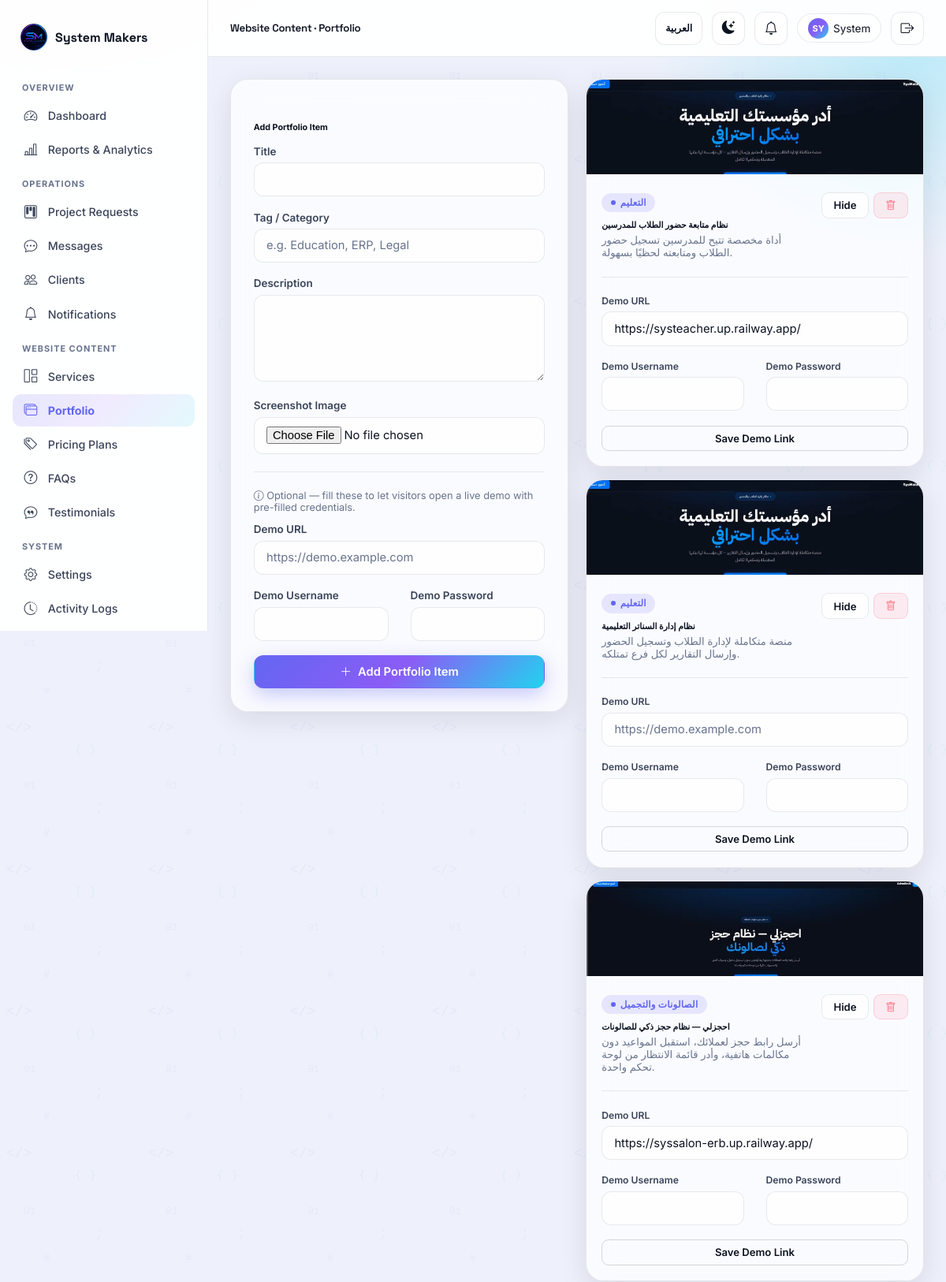
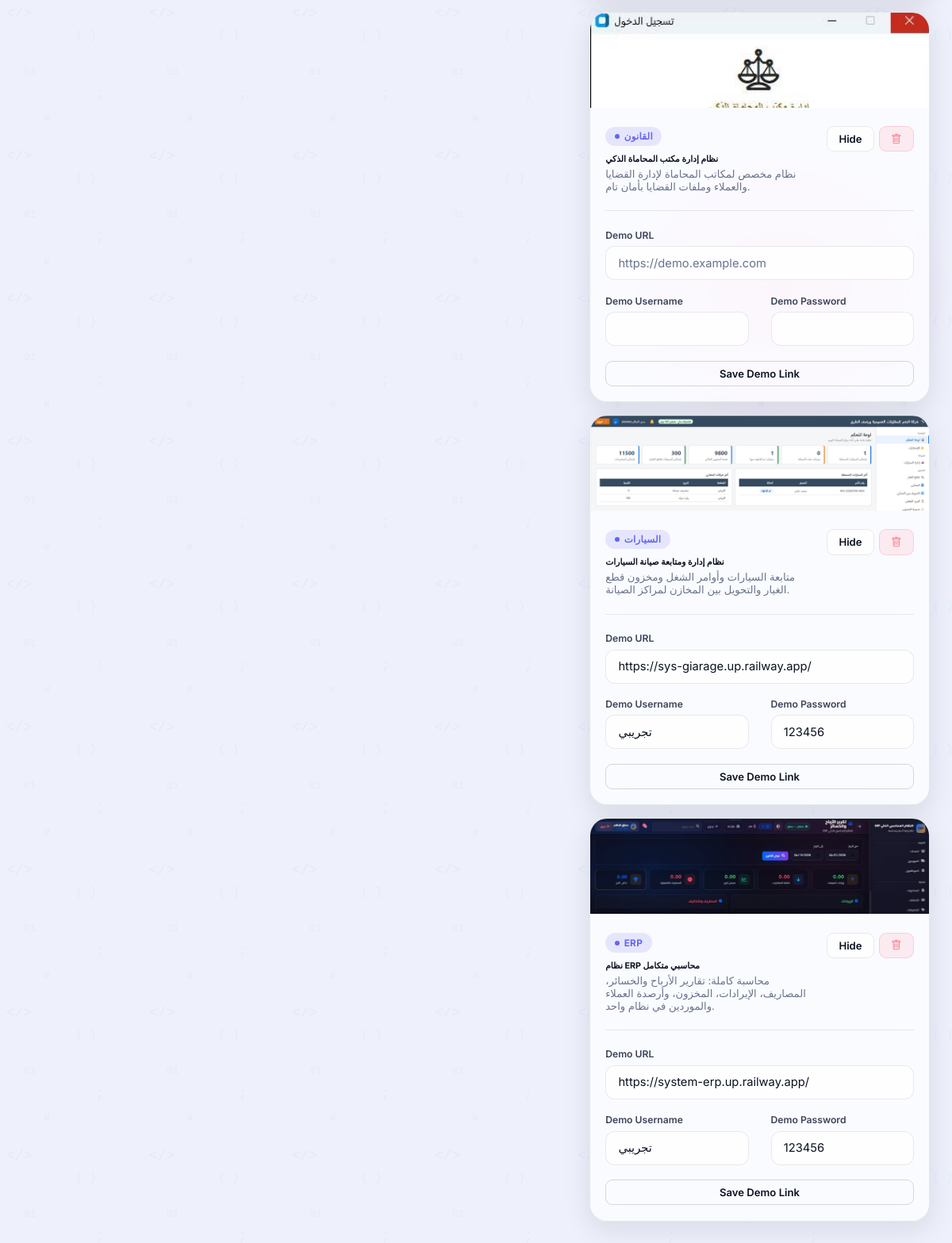
The page /admin/content/portfolio (signed in) on the database its author committed (2 pictures, top to bottom).
### app/models/user.py (models this page shows, shortened)
class User(UserMixin, db.Model):
    __tablename__ = "users"
    id = db.Column(db.Integer, primary_key=True)
    full_name = db.Column(db.String(150), nullable=False)
    username = db.Column(db.String(80), unique=True, nullable=False, index=True)
    email = db.Column(db.String(150), unique=True, nullable=False, index=True)
    phone = db.Column(db.String(40))
    company = db.Column(db.String(150))
    password_hash = db.Column(db.String(255), nullable=False)
    role = db.Column(db.String(20), nullable=False, default="client")  # admin | client
    avatar_url = db.Column(db.String(255), default="")
    is_active_account = db.Column(db.Boolean, default=True)
    email_verified = db.Column(db.Boolean, default=False)
    verification_token = db.Column(db.String(100))
    reset_token = db.Column(db.String(100))
    reset_token_expires = db.Column(db.DateTime)
    created_at = db.Column(db.DateTime, default=lambda: datetime.now(timezone.utc))
    last_login = db.Column(db.DateTime)
    requests = db.relationship("ProjectRequest", backref="owner", lazy="dynamic",
                                foreign_keys="ProjectRequest.user_id")
    sent_messages = db.relationship("Message", backref="sender", lazy="dynamic",
                                     foreign_keys="Message.sender_id")
    notifications = db.relationship("Notification", backref="user", lazy="dynamic")
    @property
    def is_active(self):
        return self.is_active_account
    @property
    def is_admin(self) -> bool:
        return self.role == "admin"
    @property
    def unread_notifications_count(self) -> int:
        return self.notifications.filter_by(is_read=False).count()

### app/models/content.py (models this page shows)
class PortfolioItem(db.Model):
    __tablename__ = "portfolio_items"
    id = db.Column(db.Integer, primary_key=True)
    tag = db.Column(db.String(100), default="")
    title = db.Column(db.String(200), nullable=False)
    description = db.Column(db.Text, nullable=False)
    image = db.Column(db.String(255), default="")  # relative path under /static/
    demo_url = db.Column(db.String(500), default="")
    demo_username = db.Column(db.String(150), default="")
    demo_password = db.Column(db.String(150), default="")
    order = db.Column(db.Integer, default=0)
    is_active = db.Column(db.Boolean, default=True)
    created_at = db.Column(db.DateTime, default=lambda: datetime.now(timezone.utc))

### app/routes/admin.py (the view, shortened to what this page needs)
@admin_bp.route("/content/portfolio", methods=["GET", "POST"])
def manage_portfolio():
    items = PortfolioItem.query.order_by(PortfolioItem.order).all()
    return render_template("admin/manage_portfolio.html", items=items)

### app/models/__init__.py (called while the page is built)
@login_manager.user_loader
def load_user(user_id):
    return User.query.get(int(user_id))

### app/routes/admin.py (called while the page is built)
@admin_bp.before_request
@login_required
@admin_required
def require_admin():
    pass

### app/translations.py (called while the page is built)
def get_translator(lang: str):
    table = TRANSLATIONS.get(lang, TRANSLATIONS["en"])
    fallback = TRANSLATIONS["en"]
    def t(key: str) -> str:
        return table.get(key) or fallback.get(key) or key
    return t

### app/templates/admin/manage_portfolio.html (shortened to what this page needs)
{% extends "layout_dashboard.html" %}
{% block page_title %}{{ t('sidebar_content') }} · {{ t('admin_portfolio') }}{% endblock %}
{% block sidebar %}{% include "partials/admin_sidebar.html" %}{% endblock %}
{% block dash_content %}
<div class="grid-2" style="align-items:start; gap:22px;">
  <div class="glass" style="padding:1.8rem;">
    <h6 style="margin-bottom:16px;">Add Portfolio Item</h6>
    <form method="POST" enctype="multipart/form-data" novalidate>
      <div class="field-group"><label class="form-label">Title</label><input type="text" name="title" class="form-control" required></div>
      <div class="field-group"><label class="form-label">Tag / Category</label><input type="text" name="tag" class="form-control" placeholder="e.g. Education, ERP, Legal"></div>
      <div class="field-group"><label class="form-label">Description</label><textarea name="description" class="form-control" rows="3" required></textarea></div>
      <div class="field-group">
        <label class="form-label">Screenshot Image</label>
        <input type="file" name="image" class="form-control" accept=".png,.jpg,.jpeg,.webp">
      </div>
      <div class="divider"></div>
      <p class="text-muted-2" style="font-size:.8rem; margin-bottom:12px;"><i class="bi bi-info-circle"></i> Optional — fill these to let visitors open a live demo with pre-filled credentials.</p>
      <div class="field-group"><label class="form-label">Demo URL</label><input type="url" name="demo_url" class="form-control" placeholder="https://demo.example.com"></div>
      <div class="grid-2">
        <div class="field-group"><label class="form-label">Demo Username</label><input type="text" name="demo_username" class="form-control"></div>
        <div class="field-group"><label class="form-label">Demo Password</label><input type="text" name="demo_password" class="form-control"></div>
      </div>
      <button type="submit" class="btn btn-grad btn-block"><i class="bi bi-plus-lg"></i> Add Portfolio Item</button>
    </form>
  </div>
  <div>
    {% for item in items %}
    <div class="glass card-hover" style="padding:0; margin-bottom:16px; overflow:hidden;">
      {% if item.image %}
      <img src="{{ url_for('static', filename=item.image) }}" style="width:100%; height:120px; object-fit:cover; object-position:top;">
      {% endif %}
      <div style="padding:1.2rem;">
        <div style="display:flex; justify-content:space-between; align-items:flex-start; gap:10px;">
          <div>
            <span class="badge-soft badge-primary" style="margin-bottom:6px;">{{ item.tag or 'General' }}</span>
            <h6 style="margin:4px 0;">{{ item.title }}</h6>
            <p class="text-muted-2" style="font-size:.82rem; margin:0;">{{ item.description }}</p>
          </div>
          <div style="display:flex; gap:6px; flex-shrink:0;">
            <form method="POST" action="{{ url_for('admin.toggle_portfolio', item_id=item.id) }}">
              <button type="submit" class="btn btn-ghost btn-sm">{{ 'Hide' if item.is_active else 'Show' }}</button>
            </form>
            <form method="POST" action="{{ url_for('admin.delete_portfolio', item_id=item.id) }}" onsubmit="return confirm('Delete this item?');">
              <button type="submit" class="btn btn-danger-soft btn-sm"><i class="bi bi-trash"></i></button>
            </form>
          </div>
        </div>
        <div class="divider"></div>
        <form method="POST" action="{{ url_for('admin.update_portfolio_demo', item_id=item.id) }}">
          <div class="field-group">
            <label class="form-label" style="font-size:.76rem;">Demo URL</label>
            <input type="url" name="demo_url" class="form-control" value="{{ item.demo_url or '' }}" placeholder="https://demo.example.com">
          </div>
          <div class="grid-2">
            <div class="field-group">
              <label class="form-label" style="font-size:.76rem;">Demo Username</label>
              <input type="text" name="demo_username" class="form-control" value="{{ item.demo_username or '' }}">
            </div>
            <div class="field-group">
              <label class="form-label" style="font-size:.76rem;">Demo Password</label>
              <input type="text" name="demo_password" class="form-control" value="{{ item.demo_password or '' }}">
            </div>
          </div>
          <button type="submit" class="btn btn-outline btn-sm btn-block">Save Demo Link</button>
        </form>
      </div>
    </div>
    {% else %}
    <div class="empty-state"><i class="bi bi-window-stack"></i><p>No portfolio items yet.</p></div>
    {% endfor %}
  </div>
</div>
{% endblock %}

### app/templates/layout_dashboard.html (shortened to what this page needs)
{% extends "base.html" %}
{% block body %}
<div class="app-shell">
  <aside class="sidebar" id="sidebar">
    <div class="sidebar-brand">
      <span class="brand-mark" style="background:transparent; box-shadow:none;"><img src="{{ url_for('static', filename='images/brand/logo_256.png') }}" alt="System Makers" style="width:100%;height:100%;object-fit:contain;"></span>
      <span style="font-family:'Space Grotesk',sans-serif; font-weight:700;">System Makers</span>
    </div>
    {% block sidebar %}{% endblock %}
  </aside>
  <div class="main-content">
    <div class="topbar">
      <div style="display:flex; align-items:center; gap:14px;">
        <h5 style="margin:0;">{% block page_title %}Dashboard{% endblock %}</h5>
      </div>
      <div style="display:flex; align-items:center; gap:12px;">
        <a href="{{ url_for('main.set_language', lang_code='ar' if lang == 'en' else 'en') }}" class="theme-toggle lang-toggle" style="width:auto; padding:0 12px; font-size:.78rem; font-weight:700;" title="Switch language">
          {{ t('lang_switch') }}
        </a>
        <button class="theme-toggle" data-theme-toggle title="Toggle theme">
          <i class="bi bi-sun-fill" data-theme-icon></i>
        </button>
        <a href="{{ url_for('admin.notifications') if current_user.is_admin else url_for('client.notifications') }}"
           class="theme-toggle" style="position:relative;" title="Notifications">
          <i class="bi bi-bell"></i>
        </a>
        <div class="chip" style="cursor:pointer;">
          <div class="avatar-circle" style="width:26px; height:26px; font-size:.68rem;">{{ current_user.full_name[:2]|upper }}</div>
          <span style="font-size:.84rem;">{{ current_user.full_name.split(' ')[0] }}</span>
        </div>
        <a href="{{ url_for('auth.logout') }}" class="theme-toggle" title="Logout"><i class="bi bi-box-arrow-right"></i></a>
      </div>
    </div>
    <div class="content-area">
      {% block dash_content %}{% endblock %}
    </div>
  </div>
</div>
{% endblock %}

### rows shown on the page
User: full_name "SY", full_name "System"
PortfolioItem: image (picture), tag "التعليم", title "نظام متابعة حضور الطلاب للمدرسين", description "أداة مخصصة تتيح للمدرسين تسجيل حضور الطلاب ومتابعته لحظيًا بسهولة.", is_active "Hide", demo_url "https://systeacher.up.railway.app/"
PortfolioItem: image (picture), tag "التعليم", title "نظام إدارة السناتر التعليمية", description "منصة متكاملة لإدارة الطلاب وتسجيل الحضور وإرسال التقارير لكل فرع تمتلكه.", is_active "Hide"
PortfolioItem: image (picture), tag "الصالونات والتجميل", title "احجزلي — نظام حجز ذكي للصالونات", description "أرسل رابط حجز لعملائك، استقبل المواعيد دون مكالمات هاتفية، وأدر قائمة الانتظار من لوحة تحكم واحدة.", is_active "Hide", demo_url "https://syssalon-erb.up.railway.app/"
PortfolioItem: image (picture), tag "القانون", title "نظام إدارة مكتب المحاماة الذكي", description "نظام مخصص لمكاتب المحاماة لإدارة القضايا والعملاء وملفات القضايا بأمان تام.", is_active "Hide"
PortfolioItem: image (picture), tag "السيارات", title "نظام إدارة ومتابعة صيانة السيارات", description "متابعة السيارات وأوامر الشغل ومخزون قطع الغيار والتحويل بين المخازن لمراكز الصيانة.", is_active "Hide", demo_url "https://sys-giarage.up.railway.app/", demo_username "تجريبي", demo_password "123456"
PortfolioItem: image (picture), tag "ERP", title "نظام ERP محاسبي متكامل", description "محاسبة كاملة: تقارير الأرباح والخسائر، المصاريف، الإيرادات، المخزون، وأرصدة العملاء والموردين في نظام واحد.", is_active "Hide", demo_url "https://system-erp.up.railway.app/", demo_username "تجريبي", demo_password "123456"

### other values the page prints
{{ t('sidebar_overview') }} "OVERVIEW"
{{ t('admin_dashboard') }} "Dashboard"
{{ t('admin_reports') }} "Reports & Analytics"
{{ t('sidebar_operations') }} "OPERATIONS"
{{ t('admin_requests') }} "Project Requests"
{{ t('admin_messages') }} "Messages"
{{ t('admin_clients') }} "Clients"
{{ t('admin_notifications') }} "Notifications"
{{ t('sidebar_content') }} "WEBSITE CONTENT"
{{ t('admin_services') }} "Services"
{{ t('admin_portfolio') }} "Portfolio"
{{ t('admin_pricing') }} "Pricing Plans"
{{ t('admin_faqs') }} "FAQs"
{{ t('admin_testimonials') }} "Testimonials"
{{ t('sidebar_system') }} "SYSTEM"
